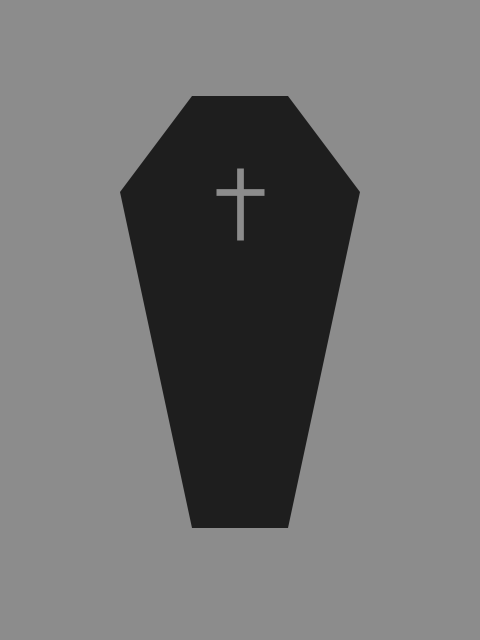
Frame 1 (no input)
Frame 2 (the mouse pressed at the canvas centre, redrawn once): identical to frame 1, image omitted

The Processing sketch that drew this single still picture (run headless with seeded random() and noise(); the mouse was pressed at the canvas centre and the sketch redrawn once):

// Processing sketch: nosferatu
// ── nosferatu.pde
// Manuale di Programmazione Cinematografica
// Daniele Olmisani, 2020

// Nosferatu (1922)


final color PAPER = color(140);
final color INK = color(30);


void setup() {
  size(480, 640);
  noLoop();
}


void draw() {
  
  final float S =  min(width, height);
  final float U = 0.002;
  
  background(PAPER);
  
  translate(0.5*width, 0.3*height);
  scale(S, -S);
  
  noStroke();
  fill(INK);
  
  beginShape();
    vertex(-0.10,  0.20);
    vertex( 0.10,  0.20);
    vertex( 0.25,  0.00);
    vertex( 0.10, -0.70);
    vertex(-0.10, -0.70);
    vertex(-0.25,  0.00);
  endShape(CLOSE);

  stroke(PAPER);
  strokeCap(SQUARE);
  strokeWeight(7*U);

  line(-0.05,  0.00,  0.05,  0.00);
  line( 0.00,  0.05,  0.00, -0.10);

  save("nosferatu.png");
}
